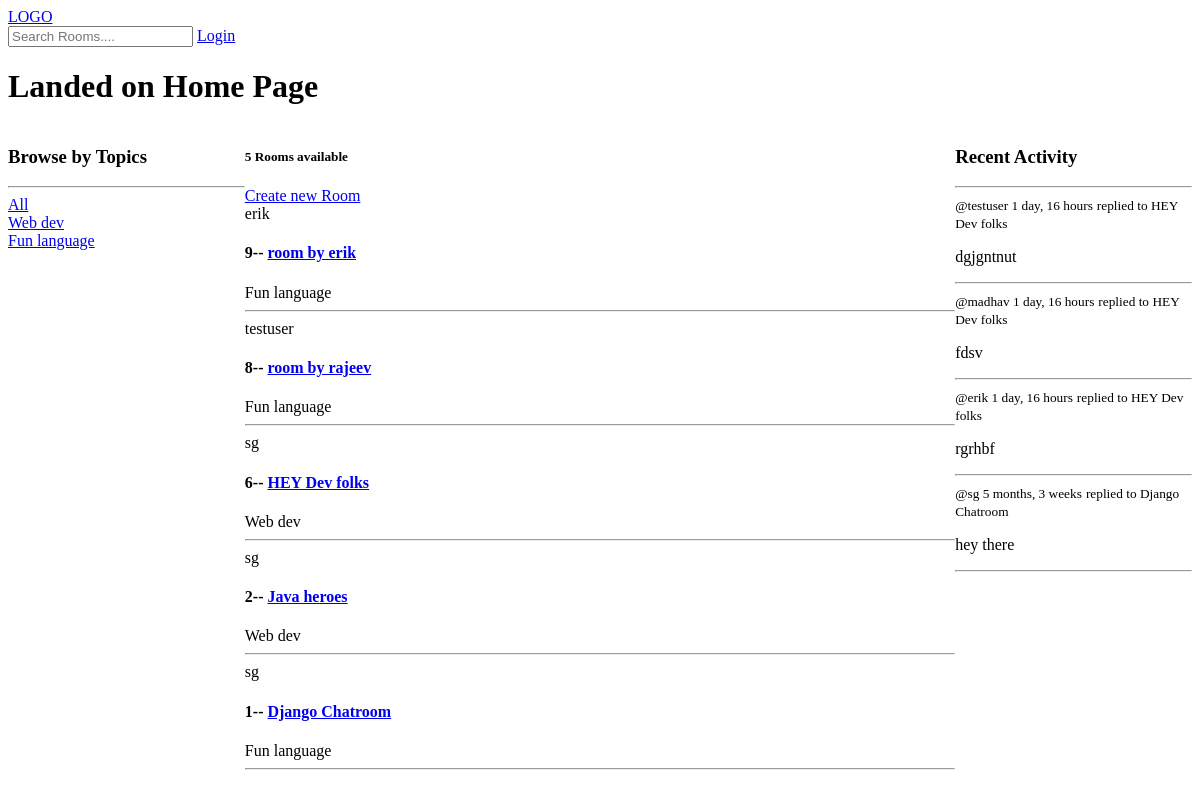
/, run on an earlier commit of the app's database.
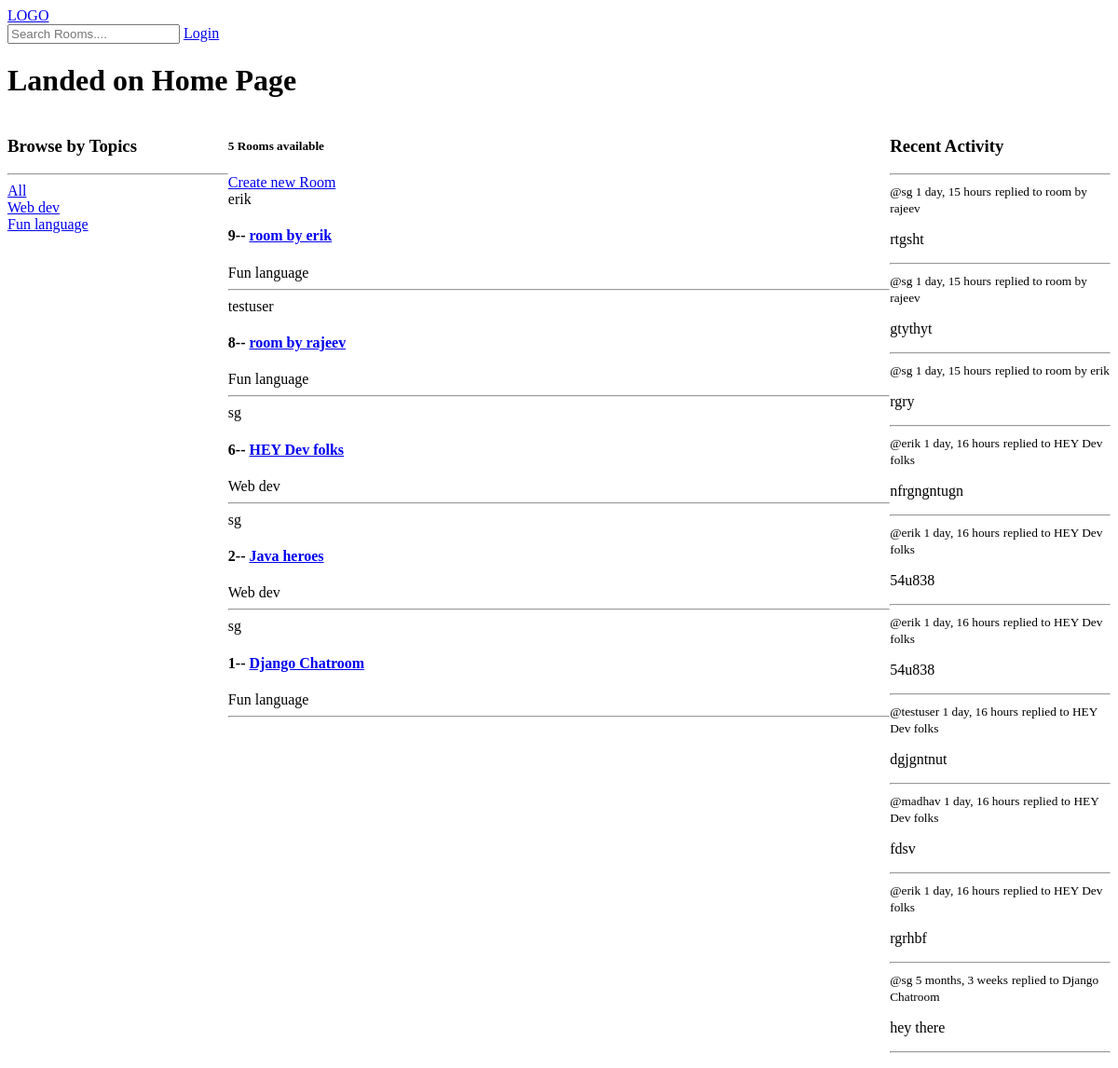
And on a later commit of the database.
### base/models.py (models this page shows, shortened)
class Topic(models.Model):
    name = models.CharField(max_length=200)
    def __str__(self):
        return self.name

class Room(models.Model):
    host = models.ForeignKey(User, on_delete=models.SET_NULL, null = True)
    topic = models.ForeignKey(Topic, on_delete=models.SET_NULL, null=True)
    name=models.CharField(max_length=200)
    participants=models.ManyToManyField(User, related_name='participants',blank=True)
    description=models.TextField(blank=True,null=True)
    updated = models.DateTimeField(auto_now=True)
    created=models.DateField(auto_now_add=True)
    class Meta:
        ordering=['-updated','-created']
    def __str__(self):
        return self.name

class Message(models.Model):
    user = models.ForeignKey(User, on_delete = models.CASCADE)
    room = models.ForeignKey(Room, on_delete=models.CASCADE)
    body = models.TextField()
    updated = models.DateTimeField(auto_now=True)
    created = models.DateTimeField(auto_now_add=True)
    class Meta:
        ordering=['-updated','-created']

### base/views.py (the view)
# urls.py: path("",views.home,name='home'),
def home(request):
    q=request.GET.get('q') if request.GET.get('q')!=None else ''
    rooms=Room.objects.filter(
        Q(topic__name__icontains=q)|
        Q(name__icontains=q)|
        Q(description__icontains=q)
    )
    topics=Topic.objects.all()
    room_count=rooms.count()
    room_messages=Message.objects.filter(Q(room__topic__name__icontains=q))
    return render(request,'base/home.html',{'rooms':rooms,'topics':topics,'room_count':room_count,'room_messages':room_messages})

### base/templates/base/home.html (shortened to what this page needs)
{% extends 'main.html' %} {% block content %}
<h1>Landed on Home Page</h1>
<div class="home-container">
  <div>
    <h3>Browse by Topics</h3>
    <hr>
    <div>
      <a href="{% url 'home' %}">All</a>
    </div>
    <div>
        {% for topic in topics %}
        <div>
            <a href="{% url 'home' %}?q={{topic.name}}">{{topic}}</a>
          </div>
        {% endfor %}
    </div>
  </div>
  <div>
    <h5>{{room_count}} Rooms available</h5>
    <a href="{% url 'create-room' %}"> Create new Room</a>
    {% for room in rooms %}
    <div>
      <span>{{room.host.username}}</span>
      <h4>{{room.id}}-- <a href="room/{{room.id}}/">{{room.name}}</a></h4>
      <span>{{room.topic.name}}</span>
      <hr />
    </div>
    {% endfor %}
  </div>
  <div>
    <h3>Recent Activity</h3>
    <hr>
    {% for message in room_messages %}
    <div>
      <small>@{{message.user}}  {{message.created|timesince}}</small>
      <small>replied to {{message.room}}</small>
      <p>{{message.body}}</p>
                <hr>
    </div>
    {% endfor %}
</div>
</div>
{% endblock %}

### templates/main.html (shortened to what this page needs)
<!DOCTYPE html>
<html>
<head>
</head>
<body>
    {% include 'navbar.html' %}
    {% block content %}
    {% endblock %}
</body>
</html>

### templates/navbar.html
<a href="/">
    LOGO
</a>
<form method="GET" action="{% url 'home' %}">
    <input type="text" name="q" placeholder="Search Rooms....">
    {% if request.user.is_authenticated %}
    <p>Hello {{ request.user.username }}</p>
    <a href="{% url 'logout' %}">Logout</a>
    {% else %}
    <a href="{% url 'login' %}">Login</a>
    {% endif %}
</form>

### base/templates/base/home.html (style rules this page uses)
.home-container { display: grid; grid-template-columns: 1fr 3fr 1fr; }

What changed in the data, as far as the page shows it:
added Message: user "sg", created "1 day, 15 hours", room "room by rajeev", body "rtgsht"
added Message: user "sg", created "1 day, 15 hours", room "room by rajeev", body "gtythyt"
added Message: user "sg", created "1 day, 15 hours", room "room by erik", body "rgry"
added Message: user "erik", created "1 day, 16 hours", room "HEY Dev folks", body "nfrgngntugn"
added Message: user "erik", created "1 day, 16 hours", room "HEY Dev folks", body "54u838"
added Message: user "erik", created "1 day, 16 hours", room "HEY Dev folks", body "54u838"
